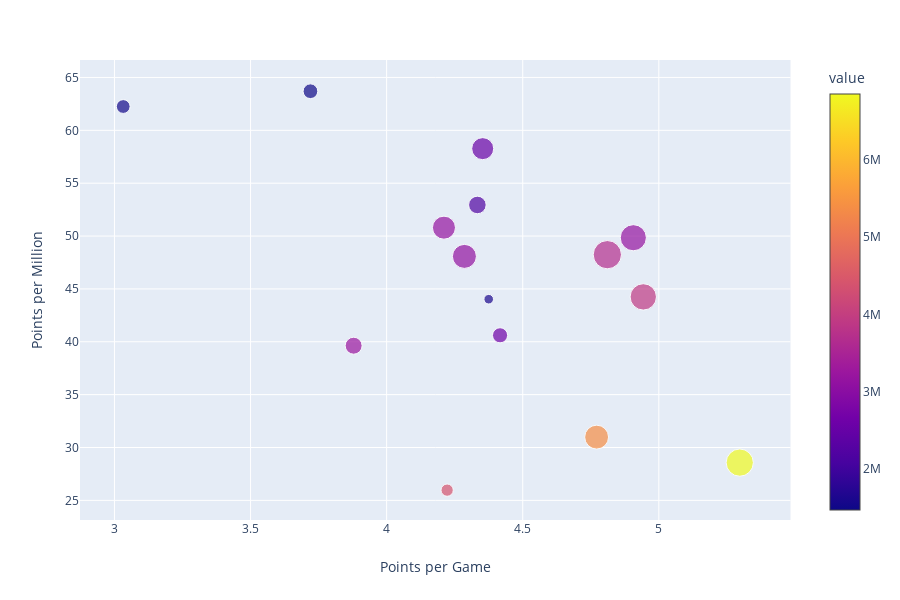

The notebook cell this image was saved under:
### Code cell
bubble_chart(players, "Goalkeeper")

### Figure 1 — Plotly figure (JSON) as saved in the notebook; plotly's stock layout.template omitted (floating-point values rounded to 4 significant figures)
{"data": [{"hoverlabel": {"namelength": 0}, "hovertemplate": "<b>%{hovertext}</b><br><br>points_per_game=%{x}<br>points_per_million=%{y}<br>pct_lineup=%{marker.size}<br>value=%{marker.color}", "hovertext": ["Aitor Fernández", "Asenjo", "Courtois", "Cuéllar", "David Soria", "Diego López", "Dmitrovic", "Herrerín", "Masip", "Oblak", "Pacheco", "Rubén Blanco", "Rulli", "Ter Stegen", "Vaclík"], "legendgroup": "", "marker": {"color": [1590000, 3150000, 4390000, 2540000, 3690000, 3150000, 2610000, 1510000, 3120000, 6860000, 3910000, 1460000, 2210000, 5390000, 3230000], "coloraxis": "coloraxis", "size": [1.4, 10.4, 2.3, 7.4, 12.2, 8.1, 3.5, 2.9, 8.8, 11.3, 10.6, 3.3, 4.7, 8.7, 4.4], "sizemode": "area", "sizeref": 0.0305, "symbol": "circle"}, "mode": "markers", "name": "", "showlegend": false, "type": "scatter", "x": [4.375, 4.906, 4.222, 4.353, 4.811, 4.211, 4.417, 3.032, 4.286, 5.297, 4.943, 3.72, 4.333, 4.771, 3.879], "xaxis": "x", "y": [44.03, 49.84, 25.97, 58.27, 48.24, 50.79, 40.61, 62.25, 48.08, 28.57, 44.25, 63.7, 52.94, 30.98, 39.63], "yaxis": "y"}], "layout": {"coloraxis": {"colorbar": {"title": {"text": "value"}}, "colorscale": [[0, "#0d0887"], [0.1111, "#46039f"], [0.2222, "#7201a8"], [0.3333, "#9c179e"], [0.4444, "#bd3786"], [0.5556, "#d8576b"], [0.6667, "#ed7953"], [0.7778, "#fb9f3a"], [0.8889, "#fdca26"], [1, "#f0f921"]]}, "height": 600, "legend": {"itemsizing": "constant", "tracegroupgap": 0}, "margin": {"t": 60}, "xaxis": {"anchor": "y", "domain": [0, 0.98], "title": {"text": "Points per Game"}}, "yaxis": {"anchor": "x", "domain": [0, 1], "title": {"text": "Points per Million"}}}}
